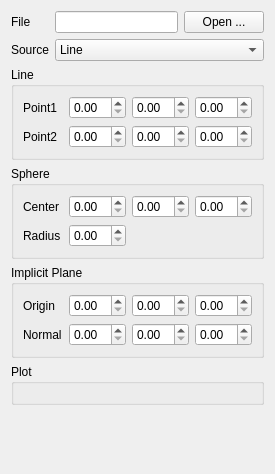
<?xml version="1.0" encoding="UTF-8"?>
<ui version="4.0">
 <class>ProbeConfig</class>
 <widget class="QWidget" name="ProbeConfig">
  <property name="geometry">
   <rect>
    <x>0</x>
    <y>0</y>
    <width>275</width>
    <height>474</height>
   </rect>
  </property>
  <property name="windowTitle">
   <string>Form</string>
  </property>
  <layout class="QGridLayout" name="gridLayout_2">
   <item row="0" column="0">
    <layout class="QGridLayout" name="gridLayout">
     <item row="3" column="0" colspan="3">
      <widget class="QGroupBox" name="sphereGroupBox">
       <property name="title">
        <string>Sphere</string>
       </property>
       <layout class="QGridLayout" name="gridLayout_6">
        <item row="0" column="0">
         <layout class="QGridLayout" name="gridLayout_5">
          <item row="1" column="1">
           <widget class="QDoubleSpinBox" name="sphereRadius">
            <property name="singleStep">
             <double>0.100000000000000</double>
            </property>
           </widget>
          </item>
          <item row="0" column="1">
           <widget class="QDoubleSpinBox" name="sphereCenterXSpinBox"/>
          </item>
          <item row="0" column="2">
           <widget class="QDoubleSpinBox" name="sphereCenterYSpinBox"/>
          </item>
          <item row="0" column="0">
           <widget class="QLabel" name="label_4">
            <property name="text">
             <string>Center</string>
            </property>
           </widget>
          </item>
          <item row="1" column="0">
           <widget class="QLabel" name="label_5">
            <property name="text">
             <string>Radius</string>
            </property>
           </widget>
          </item>
          <item row="0" column="3">
           <widget class="QDoubleSpinBox" name="sphereCenterZSpinBox"/>
          </item>
         </layout>
        </item>
       </layout>
      </widget>
     </item>
     <item row="0" column="0">
      <widget class="QLabel" name="label_6">
       <property name="text">
        <string>File</string>
       </property>
      </widget>
     </item>
     <item row="0" column="1">
      <widget class="QLineEdit" name="fileEdit">
       <property name="readOnly">
        <bool>true</bool>
       </property>
      </widget>
     </item>
     <item row="1" column="0">
      <widget class="QLabel" name="label">
       <property name="text">
        <string>Source</string>
       </property>
      </widget>
     </item>
     <item row="1" column="1" colspan="2">
      <widget class="QComboBox" name="sourceCombo">
       <item>
        <property name="text">
         <string>Line</string>
        </property>
       </item>
       <item>
        <property name="text">
         <string>Sphere</string>
        </property>
       </item>
       <item>
        <property name="text">
         <string>Box</string>
        </property>
       </item>
       <item>
        <property name="text">
         <string>Implicit Plane</string>
        </property>
       </item>
      </widget>
     </item>
     <item row="0" column="2">
      <widget class="QPushButton" name="openButton">
       <property name="text">
        <string>Open ...</string>
       </property>
      </widget>
     </item>
     <item row="2" column="0" colspan="3">
      <widget class="QGroupBox" name="lineGroupBox">
       <property name="title">
        <string>Line</string>
       </property>
       <layout class="QGridLayout" name="gridLayout_4">
        <item row="0" column="0">
         <layout class="QGridLayout" name="gridLayout_3">
          <item row="1" column="1">
           <widget class="QDoubleSpinBox" name="linePoint2XSpinBox"/>
          </item>
          <item row="0" column="1">
           <widget class="QDoubleSpinBox" name="linePoint1XSpinBox"/>
          </item>
          <item row="0" column="0">
           <widget class="QLabel" name="label_2">
            <property name="text">
             <string>Point1</string>
            </property>
           </widget>
          </item>
          <item row="1" column="0">
           <widget class="QLabel" name="label_3">
            <property name="text">
             <string>Point2</string>
            </property>
           </widget>
          </item>
          <item row="0" column="2">
           <widget class="QDoubleSpinBox" name="linePoint1YSpinBox"/>
          </item>
          <item row="1" column="2">
           <widget class="QDoubleSpinBox" name="linePoint2YSpinBox"/>
          </item>
          <item row="0" column="3">
           <widget class="QDoubleSpinBox" name="linePoint1ZSpinBox"/>
          </item>
          <item row="1" column="3">
           <widget class="QDoubleSpinBox" name="linePoint2ZSpinBox"/>
          </item>
         </layout>
        </item>
       </layout>
      </widget>
     </item>
     <item row="4" column="0" colspan="3">
      <widget class="QGroupBox" name="implicitPlaneGroupBox">
       <property name="title">
        <string>Implicit Plane</string>
       </property>
       <layout class="QGridLayout" name="gridLayout_8">
        <item row="0" column="0">
         <layout class="QGridLayout" name="gridLayout_7">
          <item row="1" column="3">
           <widget class="QDoubleSpinBox" name="normalZSpinBox"/>
          </item>
          <item row="1" column="0">
           <widget class="QLabel" name="label_8">
            <property name="text">
             <string>Normal</string>
            </property>
           </widget>
          </item>
          <item row="0" column="1">
           <widget class="QDoubleSpinBox" name="originXSpinBox"/>
          </item>
          <item row="0" column="3">
           <widget class="QDoubleSpinBox" name="originZSpinBox"/>
          </item>
          <item row="0" column="2">
           <widget class="QDoubleSpinBox" name="originYSpinBox"/>
          </item>
          <item row="1" column="1">
           <widget class="QDoubleSpinBox" name="normalXSpinBox"/>
          </item>
          <item row="0" column="0">
           <widget class="QLabel" name="label_7">
            <property name="text">
             <string>Origin</string>
            </property>
           </widget>
          </item>
          <item row="1" column="2">
           <widget class="QDoubleSpinBox" name="normalYSpinBox"/>
          </item>
         </layout>
        </item>
       </layout>
      </widget>
     </item>
     <item row="5" column="0" colspan="3">
      <widget class="QGroupBox" name="groupBox">
       <property name="title">
        <string>Plot</string>
       </property>
       <layout class="QGridLayout" name="gridLayout_9">
        <item row="0" column="0">
         <layout class="QVBoxLayout" name="plotLayout"/>
        </item>
       </layout>
      </widget>
     </item>
    </layout>
   </item>
   <item row="1" column="0">
    <spacer name="verticalSpacer">
     <property name="orientation">
      <enum>Qt::Vertical</enum>
     </property>
     <property name="sizeHint" stdset="0">
      <size>
       <width>20</width>
       <height>40</height>
      </size>
     </property>
    </spacer>
   </item>
  </layout>
 </widget>
 <resources/>
 <connections/>
</ui>
